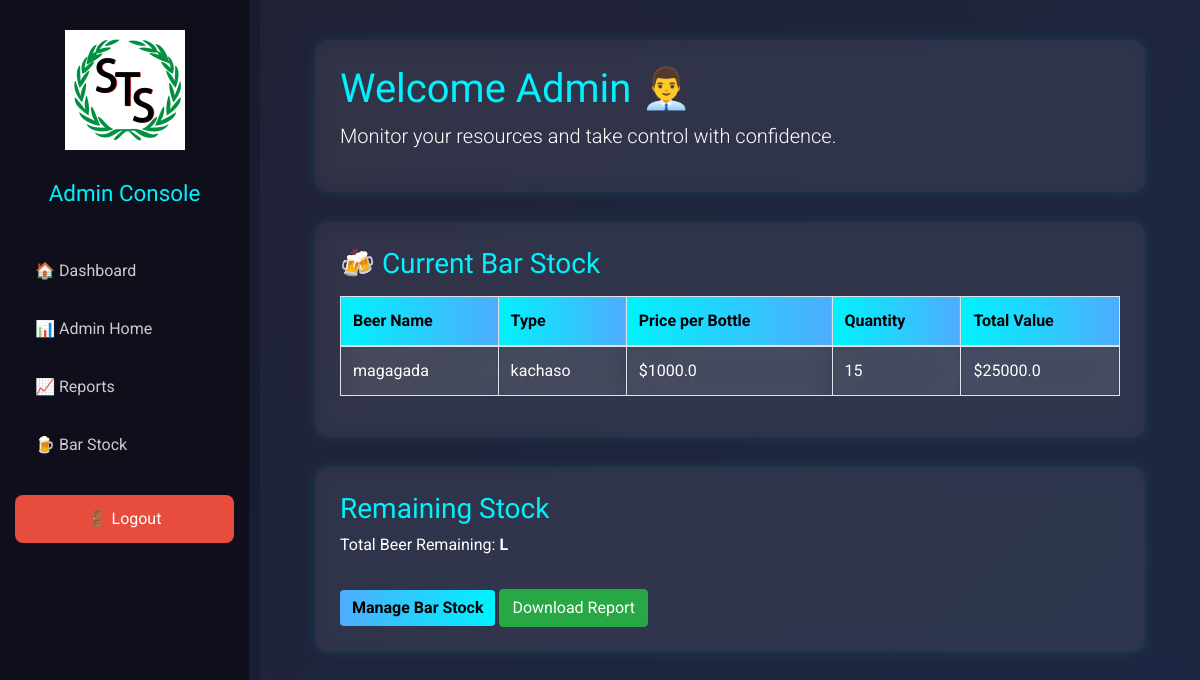
/admin_dashboard (signed in), run on an earlier commit of the app's database.
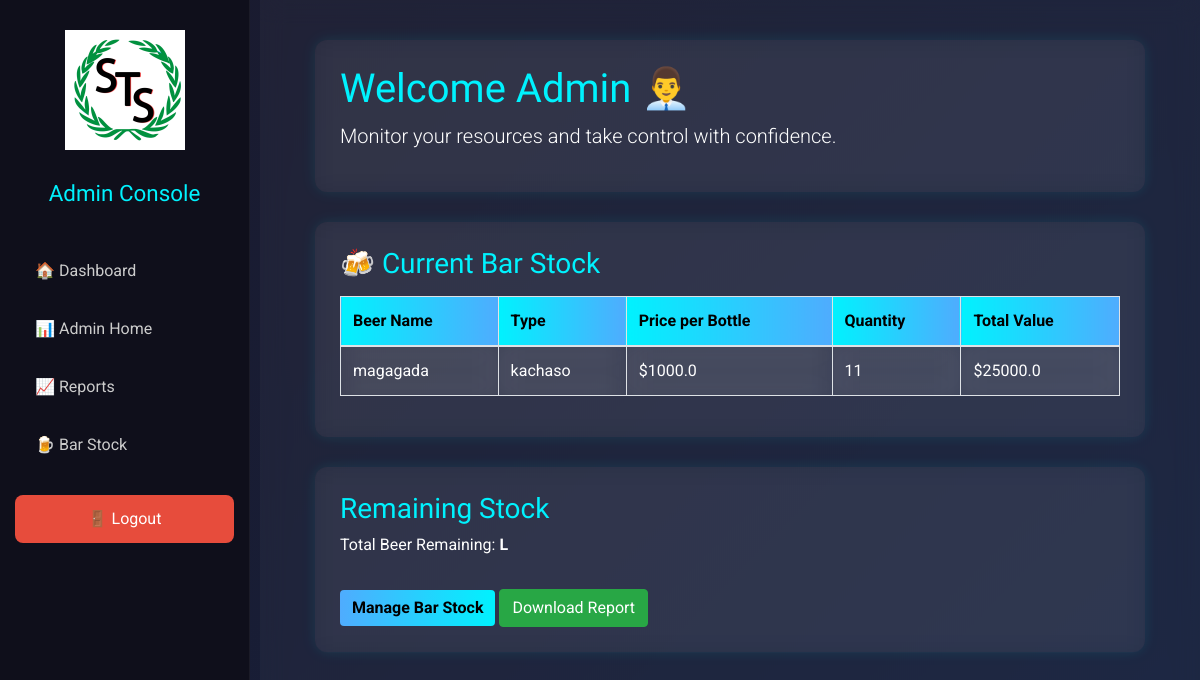
And on a later commit of the database.
### backend/models.py (models this page shows, shortened)
class BeerStock(db.Model):
    __tablename__ = 'beer_stock'
    id = db.Column(db.Integer, primary_key=True)
    name = db.Column(db.String(100), nullable=False)
    beer_type = db.Column(db.String(50), nullable=False)
    price_per_bottle = db.Column(db.Float, nullable=False)
    quantity = db.Column(db.Integer, nullable=False)
    total_value = db.Column(db.Float, nullable=False)  # Add total_value column

### backend/routes.py (the view)
@main.route('/admin_dashboard')
@login_required
def admin_dashboard():
    beers = BeerStock.query.all()
    transactions = BartenderTransaction.query.all()
    return render_template("admin_dashboard.html", beers=beers, transactions=transactions)

### backend/routes.py (called while the page is built)
def login_required(f):
    @wraps(f)
    def decorated_function(*args, **kwargs):
        print("Session:", session)  # Debugging line
        if 'user_id' not in session:
            flash('You must be logged in to access this page.', 'error')
            return redirect(url_for('main.login'))
        return f(*args, **kwargs)
    return decorated_function

### frontend/templates/admin_dashboard.html (shortened to what this page needs)
<!DOCTYPE html>
<html lang="en">
<head>
    <link href="https://stackpath.bootstrapcdn.com/bootstrap/4.5.2/css/bootstrap.min.css" rel="stylesheet">
</head>
<body>
    <div class="dashboard-layout">
        <div class="sidebar">
            <div class="logo">
                <img src="{{ url_for('static', filename='images/logo.png') }}" alt="Logo">
            </div>
            <h3>Admin Console</h3>
            <ul class="sidebar-links">
                <li><a href="{{ url_for('main.dashboard') }}">🏠 Dashboard</a></li>
                <li><a href="{{ url_for('main.admin_dashboard') }}">📊 Admin Home</a></li>
                <li><a href="{{ url_for('main.admin_report') }}">📈 Reports</a></li>
                <li><a href="{{ url_for('main.admin_bar_stock') }}">🍺 Bar Stock</a></li>
            </ul>
            <form action="{{ url_for('main.logout') }}" method="POST" style="width: 100%;">
                <button type="submit" class="logout-button">🚪 Logout</button>
            </form>
        </div>
        <div class="main-content">
            <div class="container-fluid">
                <div class="card-glass">
                    <h1>Welcome Admin 👨‍💼</h1>
                    <p class="lead">Monitor your resources and take control with confidence.</p>
                </div>
                <div class="card-glass">
                    <h3>🍻 Current Bar Stock</h3>
                    <table class="table table-bordered info-table">
                        <thead>
                            <tr>
                                <th>Beer Name</th>
                                <th>Type</th>
                                <th>Price per Bottle</th>
                                <th>Quantity</th>
                                <th>Total Value</th>
                            </tr>
                        </thead>
                        <tbody>
                            {% for beer in beers %}
                            <tr>
                                <td>{{ beer.name }}</td>
                                <td>{{ beer.beer_type }}</td>
                                <td>${{ beer.price_per_bottle }}</td>
                                <td>{{ beer.quantity }}</td>
                                <td>${{ beer.total_value }}</td>
                            </tr>
                            {% endfor %}
                        </tbody>
                    </table>
                </div>
                <div class="card-glass">
                    <h3>Remaining Stock</h3>
                    <p>Total Beer Remaining: <strong>{{ beer_remaining }} L</strong></p>
                    <a href="{{ url_for('main.admin_bar_stock') }}" class="btn btn-custom mt-3">Manage Bar Stock</a>
                    <a href="{{ url_for('main.download_bartender_report') }}" class="btn btn-success mt-3">Download Report</a>
                </div>
            </div>
        </div>
    </div>
</body>
</html>

### frontend/templates/admin_dashboard.html (style rules this page uses)
:root { --primary-color: #00f2fe; --secondary-color: #4facfe; --background-dark: #1a1a2e; --card-bg: rgba(255, 255, 255, 0.05); --glass-blur: blur(12px); }
body { margin: 0; padding: 0; background: linear-gradient(135deg, #1a1a2e, #16213e); color: #ffffff; font-family: 'Roboto', sans-serif; }
.dashboard-layout { display: flex; min-height: 100vh; }
.sidebar { background: #0f0f1b; color: white; width: 250px; position: fixed; height: 100%; display: flex; flex-direction: column; align-items: center; padding: 30px 15px; border-right: 1px solid rgba(255, 255, 255, 0.05); }
.sidebar .logo img { width: 120px; margin-bottom: 30px; }
.sidebar h3 { font-family: 'Orbitron', sans-serif; color: var(--primary-color); margin-bottom: 30px; font-size: 1.4rem; }
.sidebar-links { width: 100%; list-style: none; padding: 0; }
.sidebar-links a { display: block; padding: 12px 20px; margin: 10px 0; border-radius: 8px; text-decoration: none; color: #ccc; font-size: 1rem; transition: background 0.3s, color 0.3s; }
.logout-button { margin-top: auto; padding: 12px 20px; border: none; border-radius: 8px; background: #e74c3c; color: #fff; font-size: 1rem; width: 100%; cursor: pointer; transition: background 0.3s; }
.main-content { margin-left: 260px; padding: 40px; flex-grow: 1; background: rgba(255, 255, 255, 0.03); backdrop-filter: var(--glass-blur); }
h1, h3 { font-family: 'Orbitron', sans-serif; color: var(--primary-color); }
.card-glass { background: var(--card-bg); backdrop-filter: var(--glass-blur); border-radius: 12px; padding: 25px; margin-bottom: 30px; box-shadow: 0 0 15px rgba(0, 255, 255, 0.1); }
.info-table { width: 100%; margin-top: 15px; color: #fff; }
.info-table th { background: linear-gradient(to right, #00f2fe, #4facfe); color: #000; }
.info-table td { background: rgba(255, 255, 255, 0.05); backdrop-filter: var(--glass-blur); }
.btn-custom { background: linear-gradient(to right, #4facfe, #00f2fe); color: #000; border: none; font-weight: bold; transition: all 0.3s ease; }

What changed in the data, as far as the page shows it:
changed BeerStock "magagada": quantity "15" → "11"
